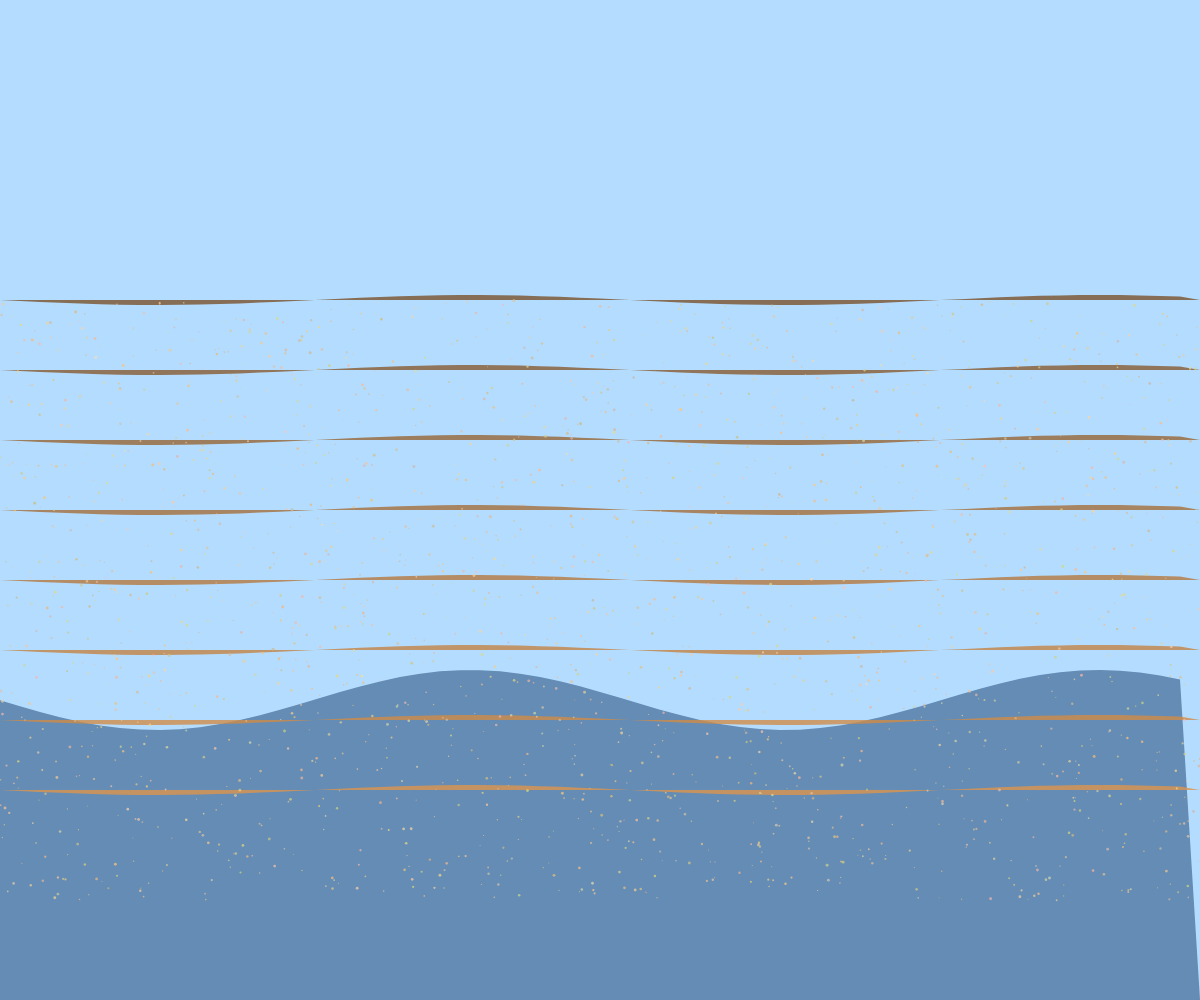
Frame 1 (no input)
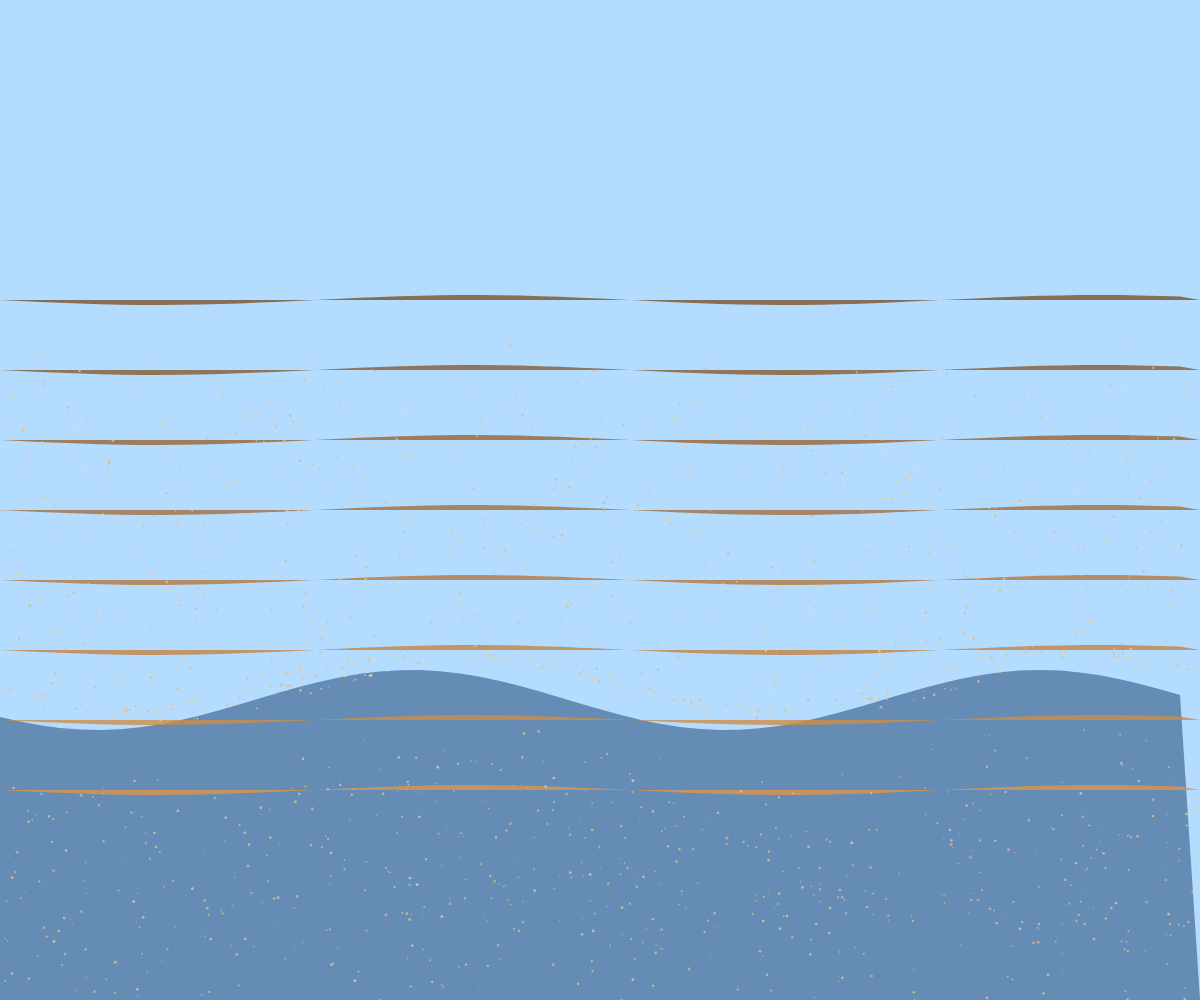
Frame 60 (no input)
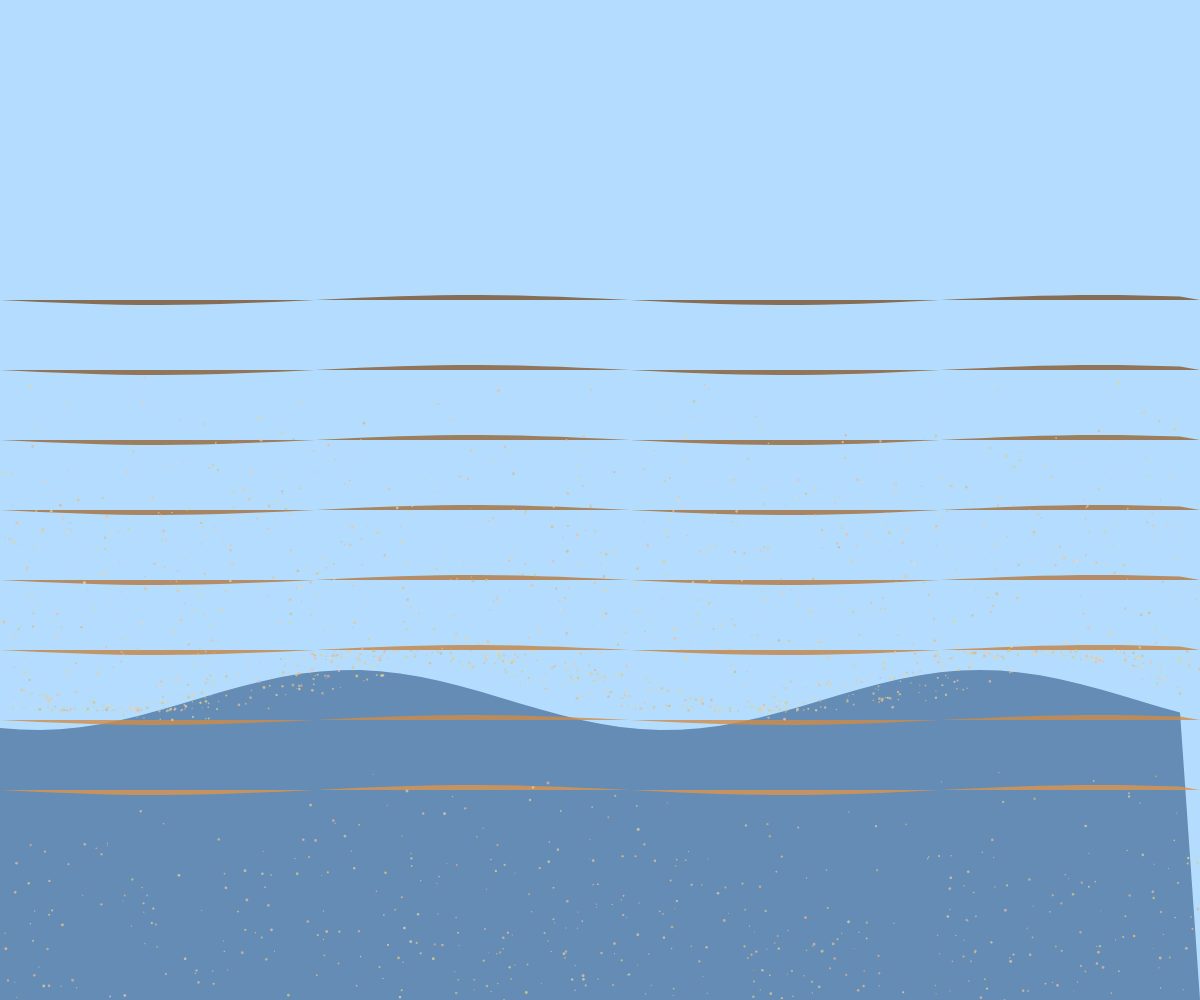
Frame 120 (the mouse pressed at the canvas centre since frame 60)

The p5.js sketch that drew these frames (run headless with seeded random() and noise() and a simulated clock; from frame 60 on, the mouse is pressed at the canvas centre):

// p5.js sketch
// ── sketch.js
let layers = [];
let particles = [];
let time = 0;

function setup() {
  createCanvas(windowWidth, windowHeight);
  
  // Create geological layers
  for (let i = 0; i < 8; i++) {
    layers.push({
      y: height * (0.3 + i * 0.07),
      color: color(
        120 + i * 15,
        80 + i * 10,
        40 + i * 5,
        200
      ),
      speed: 0.001 + i * 0.0002
    });
  }
  
  // Create sediment particles
  for (let i = 0; i < 2000; i++) {
    particles.push({
      x: random(width),
      y: random(height * 0.3, height * 0.9),
      size: random(1, 3),
      color: color(
        200 + random(55),
        180 + random(40),
        120 + random(60),
        180
      ),
      speed: random(0.5, 2),
      settling: false,
      targetY: 0
    });
  }
}

function draw() {
  background(180, 220, 255);
  
  time += 0.01;
  
  // Draw mountain range base
  noStroke();
  fill(100, 140, 180);
  beginShape();
  vertex(0, height);
  for (let i = 0; i < width; i += 20) {
    let y = height * 0.7 + sin(i * 0.01 + time) * 30;
    vertex(i, y);
  }
  vertex(width, height);
  endShape(CLOSE);
  
  // Draw sediment layers
  for (let layer of layers) {
    fill(layer.color);
    noStroke();
    beginShape();
    vertex(0, layer.y);
    for (let i = 0; i < width; i += 20) {
      let y = layer.y + sin(i * 0.01 + time * layer.speed) * 5;
      vertex(i, y);
    }
    vertex(width, layer.y);
    endShape(CLOSE);
  }
  
  // Animate particles
  for (let p of particles) {
    if (!p.settling) {
      // Apply gravity
      p.y += p.speed;
      
      // Check if particle has settled on terrain
      let terrainY = height * 0.7 + sin(p.x * 0.01 + time) * 30;
      if (p.y > terrainY - 20 && p.y < terrainY + 5) {
        p.settling = true;
        p.targetY = terrainY - 10;
      }
    } else {
      // Settle into position
      if (p.y > p.targetY) {
        p.y -= 0.5;
      }
    }
    
    // Draw particle
    fill(p.color);
    noStroke();
    ellipse(p.x, p.y, p.size);
    
    // Move horizontally with flow
    p.x += sin(p.y * 0.01 + time) * 0.2;
  }
}

function windowResized() {
  resizeCanvas(windowWidth, windowHeight);
}
